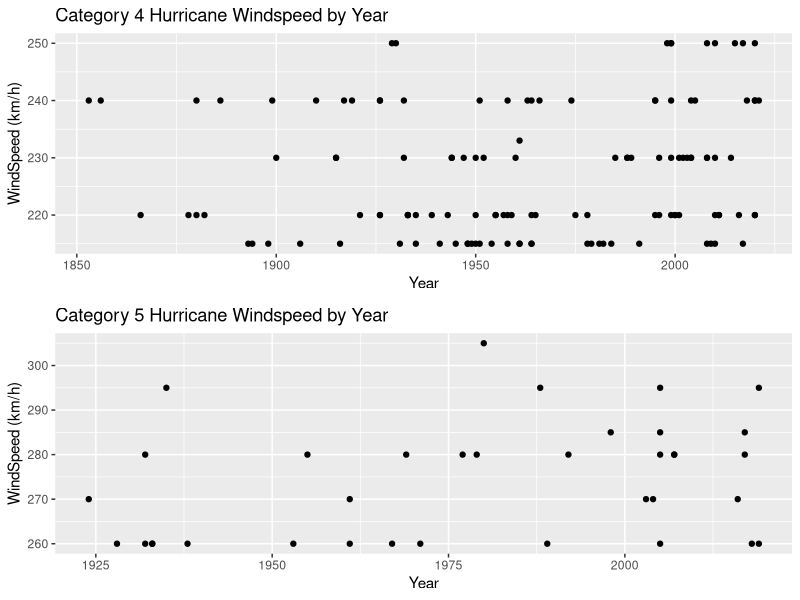
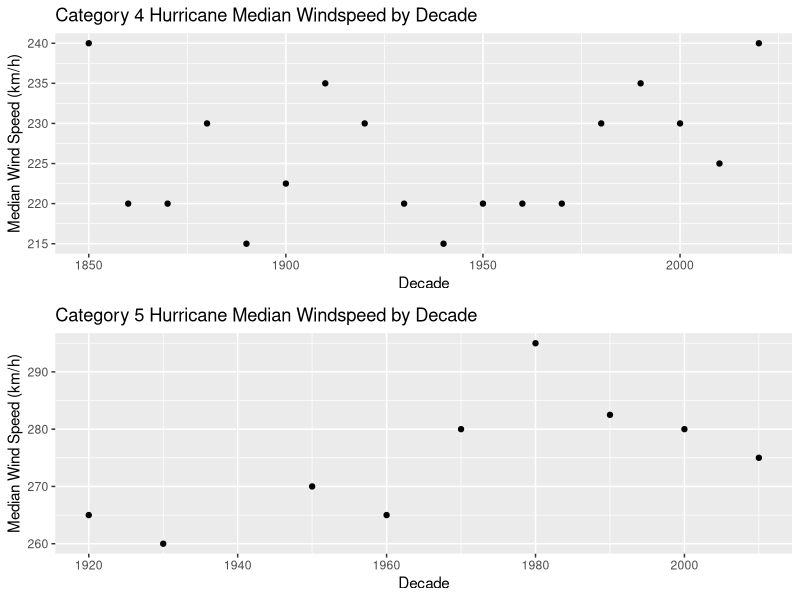
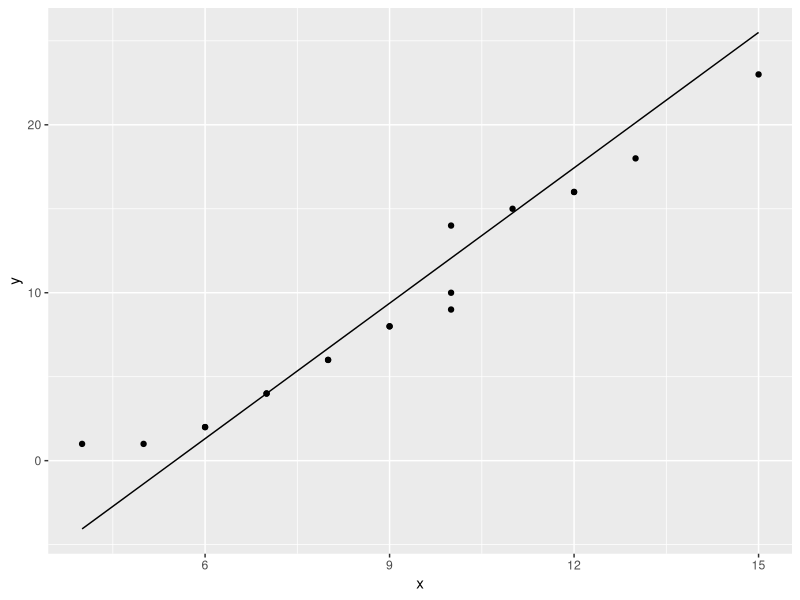
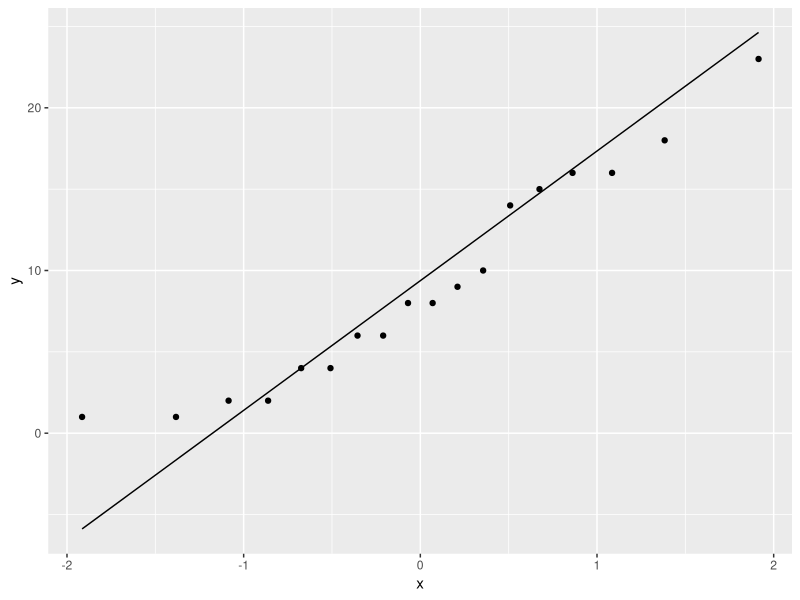

Write the R code that produced these figures, in order.
## ---- chunk 1
knitr::opts_chunk$set(echo = TRUE)
## ---- chunk 2
library(tidyverse)
library(gridExtra) #For arranging ggplots
## ---- chunk 3
path = "C:/Users/rajuk/OneDrive/Desktop/Class work/02 Fall 2021/03 Prob and stats/01 Home work/01 Hurricane modeling/category.csv"

hurricane_df <- read_csv("hurricane_data.csv")
## ---- chunk 4
hurricane_df['decade']=as.numeric(substr(hurricane_df$Year,1,3))*10
## ---- chunk 5
cat4_df <- hurricane_df %>%
  filter(Category == 4)

cat5_df <- hurricane_df %>%
  filter(Category == 5)

cat_4df_by_decade <- cat4_df %>%
  group_by(decade) %>%
  summarise(Median_Wind = median(Wind))

cat_5df_by_decade <- cat5_df %>%
  group_by(decade) %>%
  summarise(Median_Wind = median(Wind))
## ---- chunk 6
get_windspeed_scatter <- function(data, title, by_year) {
  if(by_year) {
    return(
      ggplot(data=data, mapping = aes(x = Year, y = Wind)) +
        geom_point() +
        ggtitle(title) + 
        xlab("Year") +
        ylab("WindSpeed (km/h)") #+
    )
    
  } 
  else {
    return(ggplot(data=data, mapping = aes(x = decade, y = Median_Wind)) +
             geom_point() +
             ggtitle(title) +
             xlab("Decade") +
             ylab("Median Wind Speed (km/h)") #+
    )
    
  }
}
## ---- chunk 7
summary(cat4_df)
## ---- chunk 8
summary(cat5_df)
## ---- chunk 9
summary(cat_4df_by_decade)
## ---- chunk 10
summary(cat_5df_by_decade)

## ---- chunk 11
cat_4scatter <- get_windspeed_scatter(cat4_df, "Category 4 Hurricane Windspeed by Year", TRUE)

cat_5scatter <- get_windspeed_scatter(cat5_df, "Category 5 Hurricane Windspeed by Year", TRUE)

grid.arrange(cat_4scatter,cat_5scatter)
## ---- chunk 12
cat_4scatter_by_decade <- get_windspeed_scatter(cat_4df_by_decade, "Category 4 Hurricane Median Windspeed by Decade", FALSE)

cat_5scatter_by_decade <- get_windspeed_scatter(cat_5df_by_decade, "Category 5 Hurricane Median Windspeed by Decade", FALSE)

grid.arrange(cat_4scatter_by_decade,cat_5scatter_by_decade)
## ---- chunk 13
dec_freq = hurricane_df %>% count(decade) %>% rename(freq="n")
dec_freq

## ---- chunk 14
ggplot(data = dec_freq,
       mapping = aes(sample = freq)) + 
  geom_qq(distribution = stats::qpois,
          dparams = list(lambda = mean(dec_freq$freq))) +
  geom_qq_line(distribution = stats::qpois,
               dparams = list(lambda = mean(dec_freq$freq)))

## ---- chunk 15
ggplot(data = dec_freq,
       mapping = aes(sample = freq)) + 
  geom_qq() +
  geom_qq_line()

